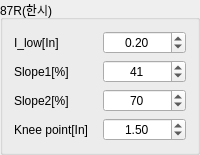
            <widget class="QGroupBox" name="groupBox_5">
             <property name="title">
              <string>87R(한시)</string>
             </property>
             <layout class="QGridLayout" name="gridLayout_9">
              <item row="0" column="0">
               <layout class="QGridLayout" name="gridLayout_6">
                <item row="3" column="0">
                 <widget class="QLabel" name="label_13">
                  <property name="text">
                   <string>Knee point[In]</string>
                  </property>
                 </widget>
                </item>
                <item row="1" column="0">
                 <widget class="QLabel" name="label_11">
                  <property name="text">
                   <string>Slope1[%]</string>
                  </property>
                 </widget>
                </item>
                <item row="2" column="0">
                 <widget class="QLabel" name="label_10">
                  <property name="text">
                   <string>Slope2[%]</string>
                  </property>
                 </widget>
                </item>
                <item row="0" column="0">
                 <widget class="QLabel" name="label_12">
                  <property name="text">
                   <string>I_low[In]</string>
                  </property>
                 </widget>
                </item>
                <item row="0" column="1">
                 <widget class="QDoubleSpinBox" name="edit_i_low">
                  <property name="alignment">
                   <set>Qt::AlignCenter</set>
                  </property>
                  <property name="maximum">
                   <double>100.000000000000000</double>
                  </property>
                  <property name="singleStep">
                   <double>0.010000000000000</double>
                  </property>
                  <property name="value">
                   <double>0.200000000000000</double>
                  </property>
                 </widget>
                </item>
                <item row="1" column="1">
                 <widget class="QSpinBox" name="edit_slope_1">
                  <property name="alignment">
                   <set>Qt::AlignCenter</set>
                  </property>
                  <property name="maximum">
                   <number>100</number>
                  </property>
                  <property name="value">
                   <number>41</number>
                  </property>
                 </widget>
                </item>
                <item row="2" column="1">
                 <widget class="QSpinBox" name="edit_slope_2">
                  <property name="alignment">
                   <set>Qt::AlignCenter</set>
                  </property>
                  <property name="maximum">
                   <number>100</number>
                  </property>
                  <property name="value">
                   <number>70</number>
                  </property>
                 </widget>
                </item>
                <item row="3" column="1">
                 <widget class="QDoubleSpinBox" name="edit_knee_point">
                  <property name="alignment">
                   <set>Qt::AlignCenter</set>
                  </property>
                  <property name="maximum">
                   <double>100.000000000000000</double>
                  </property>
                  <property name="singleStep">
                   <double>0.010000000000000</double>
                  </property>
                  <property name="value">
                   <double>1.500000000000000</double>
                  </property>
                 </widget>
                </item>
               </layout>
              </item>
             </layout>
            </widget>
